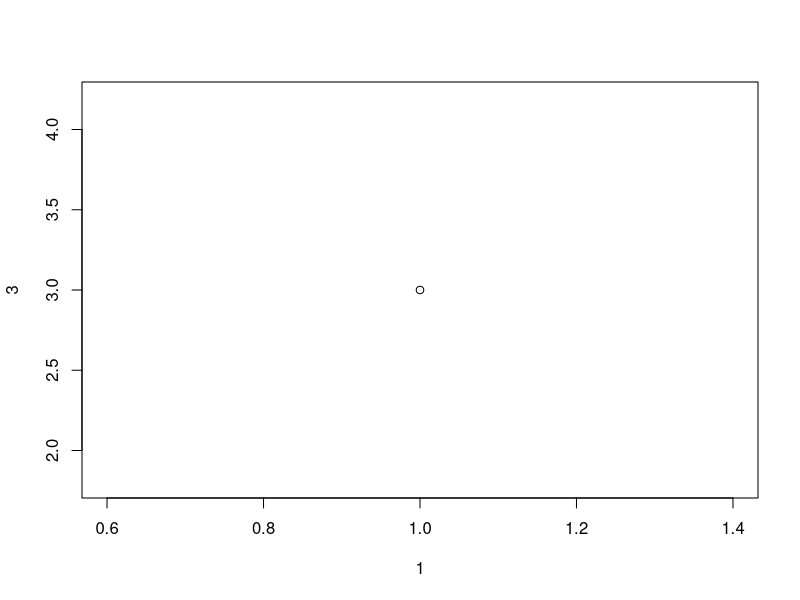
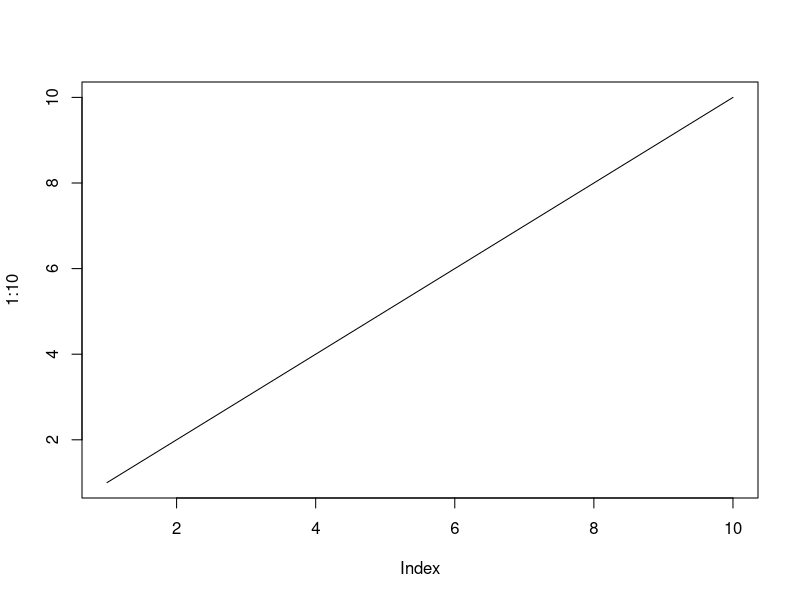
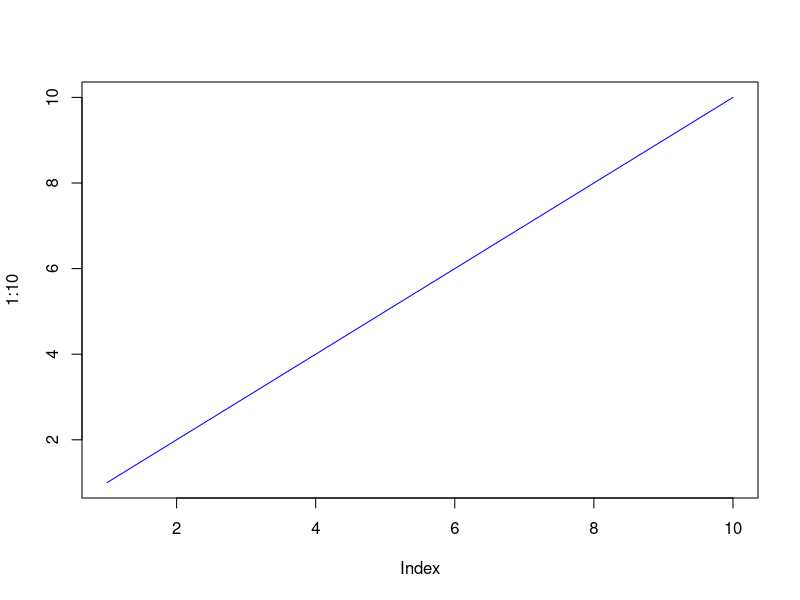
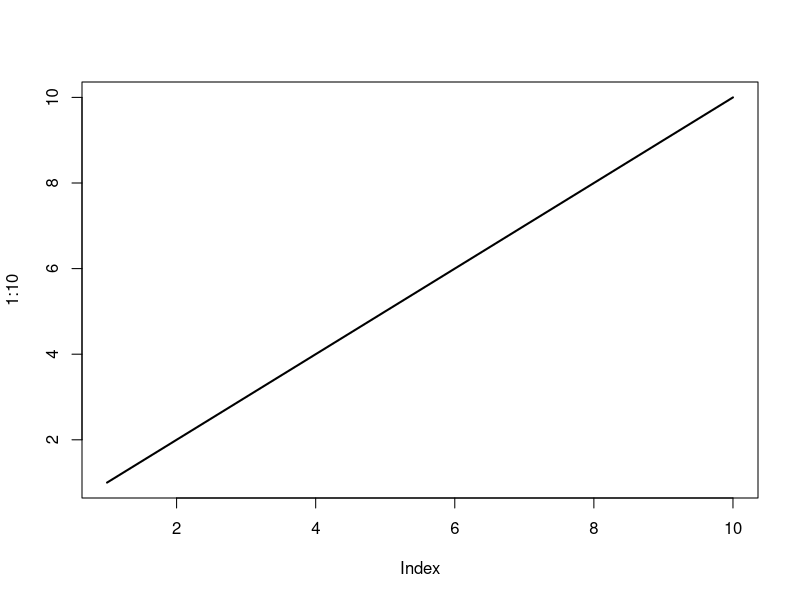
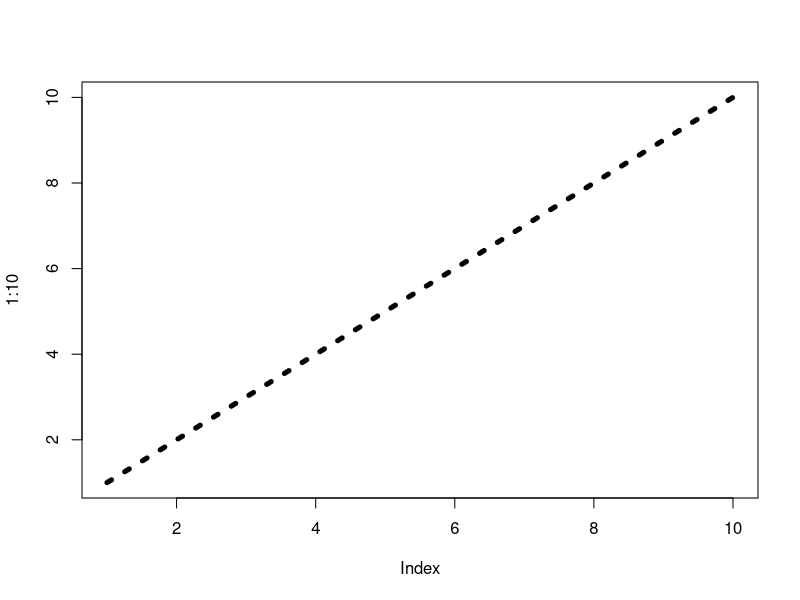
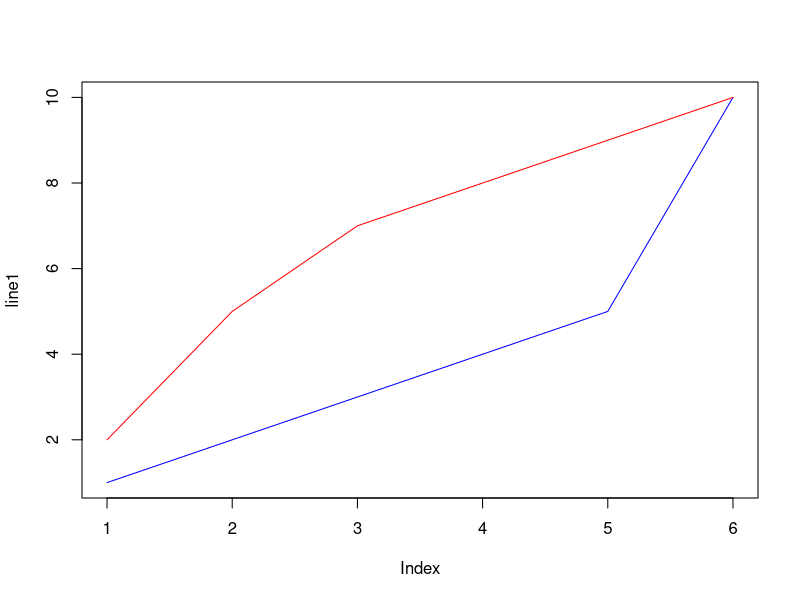

R code for these plots, in order:
#install.packages("ggplot2")

plot(1, 3)
plot(1:10, type="l")
plot(1:10, type="l", col="blue")
plot(1:10, type="l", lwd=2)
plot(1:10, type="l", lwd=5, lty=3)


line1 <- c(1,2,3,4,5,10)
line2 <- c(2,5,7,8,9,10)

plot(line1, type = "l", col = "blue")
lines(line2, type="l", col = "red")